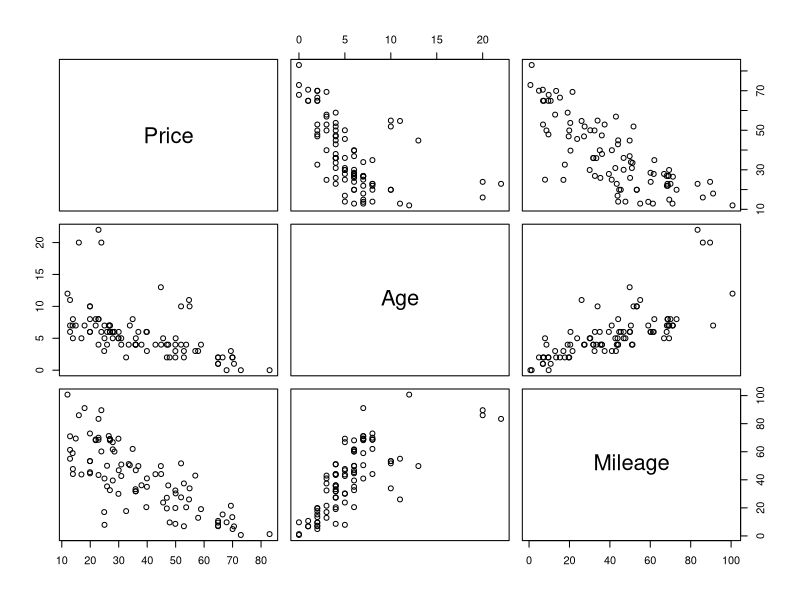

Recreate this plot in R.
#tutorial - multiple linear regression

setwd("C:/Users/Alexander/OneDrive - National College of Ireland/4th Year/Semester 2/Advanced Business Analysis/samples/Multiple Linear Regression")
df <- read.csv("LuxuryCars.csv", sep = ",", header = TRUE)


#price, age, milage
df <- df[c(-1, -2, -6, -7, -8, -9)]

#correlation matrix 
cor(df)

#compare - graph
pairs(df)

#run model
#lm(what we want to predict ~ first independent variable + second independent variable, data = data name)
Model <- lm(Price ~ Age + Mileage, data = df)
Model

#more detail -output given on exam 
summary(Model)